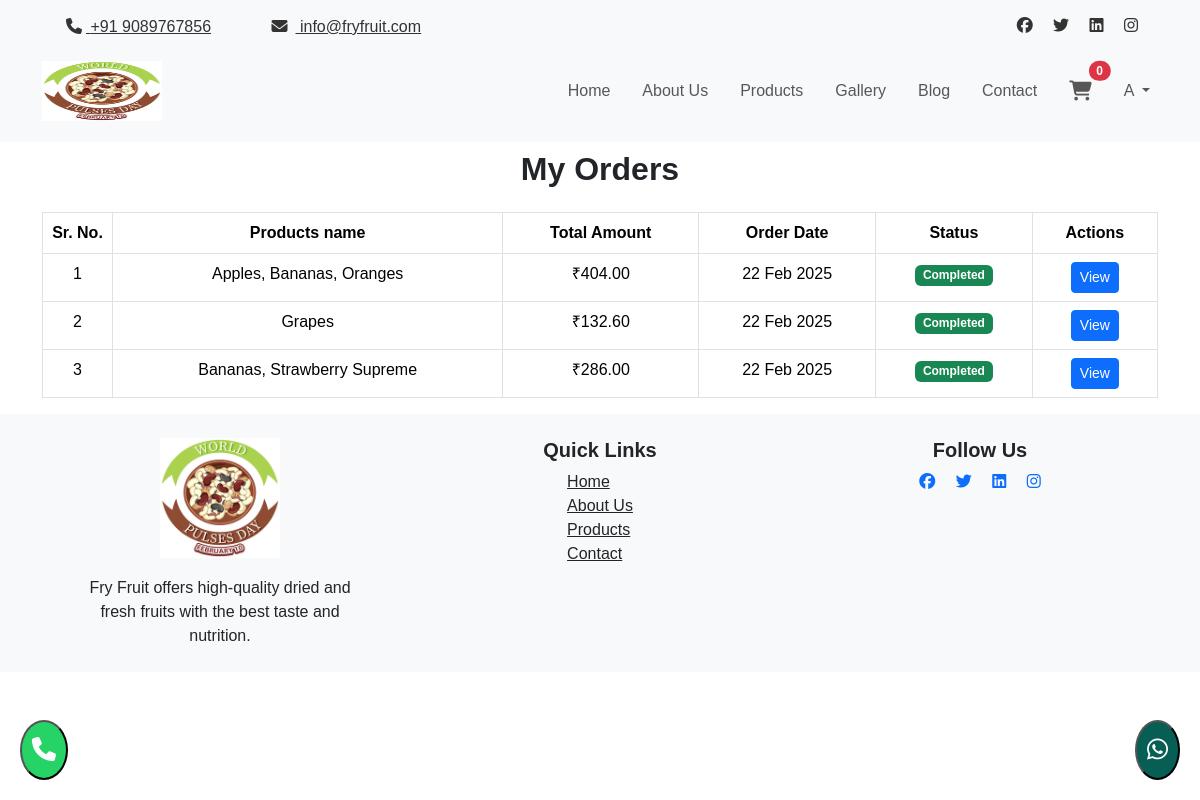
/orders/ (signed in), run on the app's committed database.
### shop/models.py (models this page shows, shortened)
class Order(models.Model):
    STATUS_CHOICES = [
        ('Pending', 'Pending'),
        ('Completed', 'Completed'),
        ('Canceled', 'Canceled'),
    ]
    user = models.ForeignKey(User, on_delete=models.CASCADE)
    total_amount = models.DecimalField(max_digits=10, decimal_places=2)
    payment_status = models.BooleanField(default=False)
    payment_method = models.CharField(max_length=50,
                                      choices=[('COD', 'Cash on Delivery'), ('Online', 'Online Payment')])
    status = models.CharField(max_length=10, choices=STATUS_CHOICES, default='Pending')
    created_at = models.DateTimeField(auto_now_add=True)
    order_date = models.DateField(default=date.today)  # Add this field to track order date

class OrderItem(models.Model):
    order = models.ForeignKey(Order, on_delete=models.CASCADE, related_name="order_items")
    product = models.ForeignKey(Product, on_delete=models.CASCADE)
    quantity = models.PositiveIntegerField()
    price = models.DecimalField(max_digits=10, decimal_places=2)

class Product(models.Model):
    name = models.CharField(max_length=255)
    price = models.DecimalField(max_digits=10, decimal_places=2)
    discount_price = models.DecimalField(max_digits=10, decimal_places=2, null=True, blank=True)  # Add discount price
    image = models.ImageField(upload_to='products/')
    description = models.TextField()

### shop/views.py (the view)
# urls.py: path('orders/', user_orders, name='user_orders'),
@login_required
def user_orders(request):
    orders = Order.objects.filter(user=request.user).order_by('-created_at')
    for order in orders:
        order.items = OrderItem.objects.filter(order=order)
        for item in order.items:
            item.subtotal = item.quantity * item.price
    return render(request, 'shop/user/orders.html', {'orders': orders})

### shop/context_processors.py (called while the page is built)
def cart_count(request):
    if request.user.is_authenticated:
        cart_items_count = sum(item.quantity for item in CartItem.objects.filter(user=request.user))
    else:
        cart_items_count = 0
    return {'cart_items_count': cart_items_count}

### shop/templates/shop/user/orders.html (shortened to what this page needs)
{% extends 'base.html' %}
{% block content %}
<div class="container">
    <h2 class="mb-4 mt-2 text-center" style="font-weight:900;">My Orders</h2>
    {% if orders %}
    <table class="table table-bordered text-center">
        <thead>
        <tr>
            <th style="width:70px;">Sr. No.</th>
            <th>Products name</th>
            <th>Total Amount</th>
            <th>Order Date</th>
            <th>Status</th>
            <th>Actions</th>
        </tr>
        </thead>
        <tbody>
        {% for order in orders %}
        <tr>
            <td>{{ forloop.counter }}</td>
            <td>
                {% for item in order.items %}
                    {{ item.product.name }}{% if not forloop.last %}, {% endif %}
                {% endfor %}
            </td>
            <td>₹{{ order.total_amount }}</td>
            <td>{{ order.order_date|date:"d M Y" }}</td>
            <td>
                {% if order.status == "Canceled" %}
                <span class="badge bg-danger">Canceled</span>
                {% elif order.status == "Completed" %}
                <span class="badge bg-success">Completed</span>
                {% else %}
                <span class="badge bg-warning">Pending</span>
                {% endif %}
            </td>
            <td>
                <a href="{% url 'view_order' order.id %}" class="btn btn-primary btn-sm">View</a>
            </td>
        </tr>
        {% endfor %}
        </tbody>
    </table>
    {% else %}
    <p>No orders found.</p>
    {% endif %}
</div>
{% endblock %}

### shop/templates/base.html (shortened to what this page needs)
<!DOCTYPE html>
{% load static %}
<html lang="en">
<head>
    <link href="https://cdn.jsdelivr.net/npm/bootstrap@5.3.2/dist/css/bootstrap.min.css" rel="stylesheet">
    <link rel="stylesheet" href="https://cdnjs.cloudflare.com/ajax/libs/font-awesome/6.5.1/css/all.min.css">
    <link rel="stylesheet" href="https://cdnjs.cloudflare.com/ajax/libs/aos/2.3.4/aos.css">
    <link rel="stylesheet" href="{% static 'css/style.css' %}">
</head>
<body>
<div class="topbar" id="topbar">
    <div class="container d-flex justify-content-between">
        <div class="contact-info text-dark ">
            <a href="tel:+91 9089767856" class="me-5 "><i class="fas fa-phone m-1"></i> +91 9089767856</a>
            <a href="mailto:info@fryfruit.com"><i class="fas fa-envelope m-2"></i> info@fryfruit.com</a>
        </div>
        <div class="social-media">
            <a href="#" class="facebook me-3"><i class="fab fa-facebook"></i></a>
            <a href="#" class="twitter me-3"><i class="fab fa-twitter"></i></a>
            <a href="#" class="linkedin me-3"><i class="fab fa-linkedin"></i></a>
            <a href="#" class="instagram"><i class="fab fa-instagram"></i></a>
        </div>
    </div>
</div>
<nav class="navbar navbar-expand-lg navbar-light bg-light py-3">
    <div class="container">
        <a class="navbar-brand" href="{% url 'home' %}">
            <img src="{% static 'images/frylogo.ico' %}" alt="Fry Fruit Logo" style="width: 120px; max-height: 60px;">
        </a>
        <div class="collapse navbar-collapse" id="navbarNav">
            <ul class="navbar-nav ms-auto gap-3">
                <li class="nav-item"><a class="nav-link" href="{% url 'home' %}">Home</a></li>
                <li class="nav-item"><a class="nav-link" href="{% url 'about' %}">About Us</a></li>
                <li class="nav-item"><a class="nav-link" href="{% url 'products' %}">Products</a></li>
                <li class="nav-item"><a class="nav-link" href="{% url 'gallery' %}">Gallery</a></li>
                <li class="nav-item"><a class="nav-link" href="{% url 'blog' %}">Blog</a></li>
                <li class="nav-item"><a class="nav-link" href="{% url 'contact' %}">Contact</a></li>
                <li class="nav-item">
                    <a class="nav-link position-relative" href="{% url 'cart' %}">
                        <i class="fas fa-shopping-cart fa-lg"></i>
                        <span class="position-absolute top-0 start-100 translate-middle badge rounded-pill bg-danger">
                            {{ cart_items_count|default:0 }}
                        </span>
                    </a>
                </li>
                {% if user.is_authenticated %}
                <li class="nav-item dropdown">
                    <a class="nav-link dropdown-toggle" href="#" id="userDropdown" role="button"
                       data-bs-toggle="dropdown">
                        <span class="user-initial">{{ user.username|slice:":1" }}</span>
                    </a>
                </li>
                {% else %}
                <li class="nav-item"><a class="nav-link" href="{% url 'login' %}"><i class="fas fa-sign-in-alt"></i>
                    Login</a></li>
                {% endif %}
            </ul>
        </div>
    </div>
</nav>
<div class="mt-2">
    {% block content %}{% endblock %}
</div>
<footer class="bg-light text-dark py-4">
    <div class="container">
        <div class="row d-flex justify-content-between align-items-start text-center text-md-left">
            <div class="col-md-4 d-flex flex-column text-center">
                <img src="{% static 'images/frylogo.ico' %}" alt="Fry Fruit Logo" class="mx-auto"
                     style="width: 120px; margin-bottom: 10px;">
                <p class="mt-2" style="max-width: 300px; margin: 0 auto;">Fry Fruit offers high-quality dried and fresh
                    fruits with the best taste and nutrition.</p>
            </div>
            <div class="col-md-4 d-flex flex-column align-items-center align-items-md-center">
                <h5 class="fw-bold">Quick Links</h5>
                <ul class="list-unstyled text-start">
                    <li><a href="{% url 'home' %}" class="text-dark">Home</a></li>
                    <li><a href="{% url 'about' %}" class="text-dark">About Us</a></li>
                    <li><a href="{% url 'products' %}" class="text-dark">Products</a></li>
                    <li><a href="{% url 'contact' %}" class="text-dark">Contact</a></li>
                </ul>
            </div>
            <div class="col-md-4 d-flex flex-column align-items-center">
                <h5 class="fw-bold">Follow Us</h5>
                <div class="social-media">
                    <a href="#" class="facebook me-3"><i class="fab fa-facebook"></i></a>
                    <a href="#" class="twitter me-3"><i class="fab fa-twitter"></i></a>
                    <a href="#" class="linkedin me-3"><i class="fab fa-linkedin"></i></a>
                    <a href="#" class="instagram"><i class="fab fa-instagram"></i></a>
                </div>
            </div>
        </div>
    </div>
</footer>
<a href="tel:+919089767856">
    <button class="floating-btn phone">
        <i class="fas fa-phone"></i>
    </button>
</a>
<a href="https://wa.me/919089767856">
    <button class="floating-btn whatsapp">
        <i class="fab fa-whatsapp"></i>
    </button>
</a>
</body>
</html>

### shop/static/css/style.css (style rules this page uses)
body { font-family: sans-serif; }
.navbar-brand img { max-height: 50px; }

### shop/templates/base.html (style rules this page uses)
.floating-btn { position: fixed; bottom: 20px; z-index: 9999; font-size: 24px; padding: 10px; border-radius: 50%; background-color: #25D366; color: white; }
.floating-btn.phone { left: 20px; }
.floating-btn.whatsapp { right: 20px; background-color: #075e54; }
.topbar { background-color: #f8f9fa; padding: 5px 0; position: fixed; top: 0; left: 0; right: 0; z-index: 999; width: 100%; transition: top 0.3s; margin-bottom: 0; }
.topbar .contact-info a { margin-right: 100px; }
.topbar .social-media a { margin-right: 20px; }
.topbar .contact-info a, .topbar .social-media a { color: #333 !important; }
.topbar { padding: 10px 0; }
.topbar .container { display: flex; justify-content: space-between; align-items: center; }
.topbar .contact-info { margin-left: 20px; }
.topbar .social-media { margin-left: 20px; }
body { padding-top: 40px; }
.topbar + nav { margin-top: 0; }
.topbar { z-index: 999; }

### data on the page
Order: total_amount "404.00", order_date "22 Feb 2025", status "Completed"
OrderItem: product.name "Apples"
OrderItem: product.name "Bananas"
OrderItem: product.name "Oranges"
Order: total_amount "132.60", order_date "22 Feb 2025", status "Completed"
OrderItem: product.name "Grapes"
Order: total_amount "286.00", order_date "22 Feb 2025", status "Completed"
OrderItem: product.name "Bananas"
OrderItem: product.name "Strawberry Supreme"

### other printed values
{{ cart_items_count|default:0 }} "0"
{{ user.username|slice:":1" }} "A"
